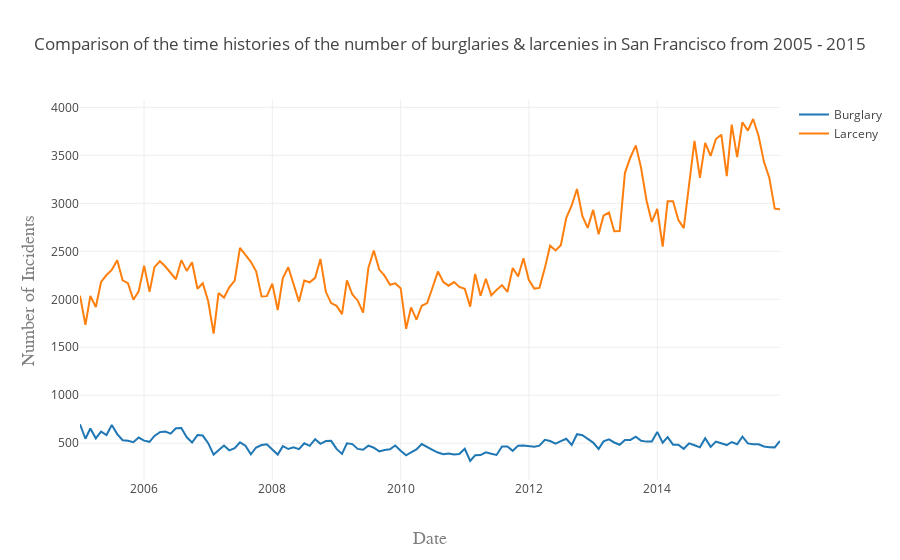

The notebook cell this image was saved under:
### Code cell
df_burgl = df[df.Category == 'BURGLARY'].sort_values(['Date'])
df_larc = df[df.Category == 'LARCENY/THEFT'].sort_values(['Date'])
data = [go.Scatter(x=df_burgl.Date, y=df_burgl.IncidntNum, name='Burglary'), 
        go.Scatter(x=df_larc.Date, y=df_larc.IncidntNum, name='Larceny')]

layout = go.Layout(
    title='Comparison of the time histories of the number of burglaries & larcenies in San Francisco from 2005 - 2015',
    xaxis=dict(
        title='Date',
        titlefont=dict(
            family='Helvetica',
            size=18,
            color='#7f7f7f'
        ), 
        type='date'
    ),
    yaxis=dict(
        title='Number of Incidents',
        titlefont=dict(
            family='Helvetica',
            size=18,
            color='#7f7f7f'
        )
    )
)

fig = go.Figure(data=data, layout=layout)

plotly.offline.iplot(fig)
# plotly.offline.plot(fig)

### Figure 1 — Plotly figure (JSON) as saved in the notebook; plotly's stock layout.template omitted (floating-point values rounded to 4 significant figures; data arrays with more than 128 entries replaced by an {"elided": "..."} marker saying what was removed)
{"data": [{"name": "Burglary", "type": "scatter", "x": {"elided": "132 str values"}, "y": {"elided": "132 int values"}}, {"name": "Larceny", "type": "scatter", "x": {"elided": "132 str values"}, "y": {"elided": "132 int values"}}], "layout": {"title": "Comparison of the time histories of the number of burglaries & larcenies in San Francisco from 2005 - 2015", "xaxis": {"title": "Date", "titlefont": {"color": "#7f7f7f", "family": "Helvetica", "size": 18}, "type": "date"}, "yaxis": {"title": "Number of Incidents", "titlefont": {"color": "#7f7f7f", "family": "Helvetica", "size": 18}}}}
